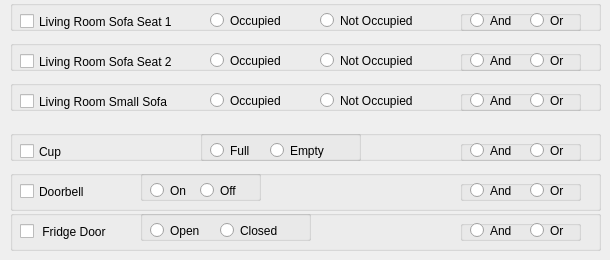
     <widget class="QWidget" name="tab_9">
      <attribute name="title">
       <string>ZUYD Sensors</string>
      </attribute>
      <widget class="QGroupBox" name="groupBox_4">
       <property name="geometry">
        <rect>
         <x>10</x>
         <y>0</y>
         <width>591</width>
         <height>31</height>
        </rect>
       </property>
       <property name="title">
        <string/>
       </property>
       <widget class="QRadioButton" name="HUYTLRS1OccupiedRadioButton">
        <property name="geometry">
         <rect>
          <x>200</x>
          <y>10</y>
          <width>99</width>
          <height>21</height>
         </rect>
        </property>
        <property name="text">
         <string>Occupied </string>
        </property>
       </widget>
       <widget class="QRadioButton" name="HUYTLRS1NotOccupiedRadioButton">
        <property name="geometry">
         <rect>
          <x>310</x>
          <y>10</y>
          <width>131</width>
          <height>21</height>
         </rect>
        </property>
        <property name="text">
         <string>Not Occupied </string>
        </property>
       </widget>
       <widget class="QCheckBox" name="HUYTlivingSofa1CheckBox">
        <property name="geometry">
         <rect>
          <x>10</x>
          <y>10</y>
          <width>191</width>
          <height>23</height>
         </rect>
        </property>
        <property name="text">
         <string>Living Room Sofa Seat 1</string>
        </property>
       </widget>
       <widget class="QGroupBox" name="groupBox_11">
        <property name="geometry">
         <rect>
          <x>450</x>
          <y>10</y>
          <width>121</width>
          <height>21</height>
         </rect>
        </property>
        <property name="title">
         <string/>
        </property>
        <widget class="QRadioButton" name="HUYTLRS1ANDRadioButton">
         <property name="geometry">
          <rect>
           <x>10</x>
           <y>0</y>
           <width>61</width>
           <height>21</height>
          </rect>
         </property>
         <property name="text">
          <string>And</string>
         </property>
        </widget>
        <widget class="QRadioButton" name="HUYTLRS1ORRadioButton">
         <property name="geometry">
          <rect>
           <x>70</x>
           <y>0</y>
           <width>61</width>
           <height>21</height>
          </rect>
         </property>
         <property name="text">
          <string>Or</string>
         </property>
        </widget>
       </widget>
      </widget>
      <widget class="QGroupBox" name="groupBox_94">
       <property name="geometry">
        <rect>
         <x>10</x>
         <y>130</y>
         <width>591</width>
         <height>31</height>
        </rect>
       </property>
       <property name="title">
        <string/>
       </property>
       <widget class="QCheckBox" name="cupLevelCheckBox">
        <property name="geometry">
         <rect>
          <x>10</x>
          <y>10</y>
          <width>121</width>
          <height>23</height>
         </rect>
        </property>
        <property name="text">
         <string>Cup</string>
        </property>
       </widget>
       <widget class="QGroupBox" name="groupBox_95">
        <property name="geometry">
         <rect>
          <x>450</x>
          <y>10</y>
          <width>121</width>
          <height>21</height>
         </rect>
        </property>
        <property name="title">
         <string/>
        </property>
        <widget class="QRadioButton" name="cupLevelANDRadioButton">
         <property name="geometry">
          <rect>
           <x>10</x>
           <y>0</y>
           <width>61</width>
           <height>21</height>
          </rect>
         </property>
         <property name="text">
          <string>And</string>
         </property>
        </widget>
        <widget class="QRadioButton" name="cupLevelORRadioButton">
         <property name="geometry">
          <rect>
           <x>70</x>
           <y>0</y>
           <width>61</width>
           <height>21</height>
          </rect>
         </property>
         <property name="text">
          <string>Or</string>
         </property>
        </widget>
       </widget>
       <widget class="QGroupBox" name="groupBox_103">
        <property name="geometry">
         <rect>
          <x>190</x>
          <y>0</y>
          <width>161</width>
          <height>31</height>
         </rect>
        </property>
        <property name="title">
         <string/>
        </property>
        <widget class="QRadioButton" name="HUYTCupFullRadioButton">
         <property name="geometry">
          <rect>
           <x>10</x>
           <y>10</y>
           <width>61</width>
           <height>21</height>
          </rect>
         </property>
         <property name="text">
          <string>Full</string>
         </property>
        </widget>
        <widget class="QRadioButton" name="HUYTCupEmptyRadioButton">
         <property name="geometry">
          <rect>
           <x>70</x>
           <y>10</y>
           <width>81</width>
           <height>21</height>
          </rect>
         </property>
         <property name="text">
          <string>Empty</string>
         </property>
        </widget>
       </widget>
      </widget>
      <widget class="QGroupBox" name="groupBox_96">
       <property name="geometry">
        <rect>
         <x>10</x>
         <y>170</y>
         <width>591</width>
         <height>41</height>
        </rect>
       </property>
       <property name="title">
        <string/>
       </property>
       <widget class="QCheckBox" name="ZUYDDoorbellCheckBox">
        <property name="geometry">
         <rect>
          <x>10</x>
          <y>10</y>
          <width>121</width>
          <height>23</height>
         </rect>
        </property>
        <property name="text">
         <string>Doorbell</string>
        </property>
       </widget>
       <widget class="QGroupBox" name="groupBox_97">
        <property name="geometry">
         <rect>
          <x>450</x>
          <y>10</y>
          <width>121</width>
          <height>21</height>
         </rect>
        </property>
        <property name="title">
         <string/>
        </property>
        <widget class="QRadioButton" name="ZUYDDoorbellANDRadioButton">
         <property name="geometry">
          <rect>
           <x>10</x>
           <y>0</y>
           <width>61</width>
           <height>21</height>
          </rect>
         </property>
         <property name="text">
          <string>And</string>
         </property>
        </widget>
        <widget class="QRadioButton" name="ZUYDDoorbellORRadioButton">
         <property name="geometry">
          <rect>
           <x>70</x>
           <y>0</y>
           <width>61</width>
           <height>21</height>
          </rect>
         </property>
         <property name="text">
          <string>Or</string>
         </property>
        </widget>
       </widget>
       <widget class="QGroupBox" name="groupBox_5">
        <property name="geometry">
         <rect>
          <x>130</x>
          <y>0</y>
          <width>121</width>
          <height>31</height>
         </rect>
        </property>
        <property name="title">
         <string/>
        </property>
        <widget class="QRadioButton" name="ZUYDDoorbellOnRadioButton">
         <property name="geometry">
          <rect>
           <x>10</x>
           <y>10</y>
           <width>61</width>
           <height>21</height>
          </rect>
         </property>
         <property name="text">
          <string>On</string>
         </property>
        </widget>
        <widget class="QRadioButton" name="ZUYDDoorbellOffRadioButton">
         <property name="geometry">
          <rect>
           <x>60</x>
           <y>10</y>
           <width>61</width>
           <height>21</height>
          </rect>
         </property>
         <property name="text">
          <string>Off</string>
         </property>
        </widget>
       </widget>
      </widget>
      <widget class="QGroupBox" name="groupBox_98">
       <property name="geometry">
        <rect>
         <x>10</x>
         <y>210</y>
         <width>591</width>
         <height>41</height>
        </rect>
       </property>
       <property name="title">
        <string/>
       </property>
       <widget class="QCheckBox" name="ZUYDFridgeCheckBox">
        <property name="geometry">
         <rect>
          <x>10</x>
          <y>10</y>
          <width>121</width>
          <height>23</height>
         </rect>
        </property>
        <property name="text">
         <string> Fridge Door</string>
        </property>
       </widget>
       <widget class="QGroupBox" name="groupBox_99">
        <property name="geometry">
         <rect>
          <x>450</x>
          <y>10</y>
          <width>121</width>
          <height>21</height>
         </rect>
        </property>
        <property name="title">
         <string/>
        </property>
        <widget class="QRadioButton" name="ZUYDFridgeANDRadioButton">
         <property name="geometry">
          <rect>
           <x>10</x>
           <y>0</y>
           <width>61</width>
           <height>21</height>
          </rect>
         </property>
         <property name="text">
          <string>And</string>
         </property>
        </widget>
        <widget class="QRadioButton" name="ZUYDFridgeORRadioButton">
         <property name="geometry">
          <rect>
           <x>70</x>
           <y>0</y>
           <width>61</width>
           <height>21</height>
          </rect>
         </property>
         <property name="text">
          <string>Or</string>
         </property>
        </widget>
       </widget>
       <widget class="QGroupBox" name="groupBox_12">
        <property name="geometry">
         <rect>
          <x>130</x>
          <y>0</y>
          <width>171</width>
          <height>31</height>
         </rect>
        </property>
        <property name="title">
         <string/>
        </property>
        <widget class="QRadioButton" name="ZUYDFridgeOnRadioButton">
         <property name="geometry">
          <rect>
           <x>10</x>
           <y>10</y>
           <width>61</width>
           <height>21</height>
          </rect>
         </property>
         <property name="text">
          <string>Open</string>
         </property>
        </widget>
        <widget class="QRadioButton" name="ZUYDFridgeOffRadioButton">
         <property name="geometry">
          <rect>
           <x>80</x>
           <y>10</y>
           <width>71</width>
           <height>21</height>
          </rect>
         </property>
         <property name="text">
          <string>Closed</string>
         </property>
        </widget>
       </widget>
      </widget>
      <widget class="QGroupBox" name="groupBox_21">
       <property name="geometry">
        <rect>
         <x>10</x>
         <y>40</y>
         <width>591</width>
         <height>31</height>
        </rect>
       </property>
       <property name="title">
        <string/>
       </property>
       <widget class="QRadioButton" name="HUYTLRS2OccupiedRadioButton">
        <property name="geometry">
         <rect>
          <x>200</x>
          <y>10</y>
          <width>99</width>
          <height>21</height>
         </rect>
        </property>
        <property name="text">
         <string>Occupied </string>
        </property>
       </widget>
       <widget class="QRadioButton" name="HUYTLRS2NotOccupiedRadioButton">
        <property name="geometry">
         <rect>
          <x>310</x>
          <y>10</y>
          <width>131</width>
          <height>21</height>
         </rect>
        </property>
        <property name="text">
         <string>Not Occupied </string>
        </property>
       </widget>
       <widget class="QCheckBox" name="HUYTlivingSofa2CheckBox">
        <property name="geometry">
         <rect>
          <x>10</x>
          <y>10</y>
          <width>191</width>
          <height>23</height>
         </rect>
        </property>
        <property name="text">
         <string>Living Room Sofa Seat 2</string>
        </property>
       </widget>
       <widget class="QGroupBox" name="groupBox_100">
        <property name="geometry">
         <rect>
          <x>450</x>
          <y>10</y>
          <width>121</width>
          <height>21</height>
         </rect>
        </property>
        <property name="title">
         <string/>
        </property>
        <widget class="QRadioButton" name="HUYTLRS2ANDRadioButton">
         <property name="geometry">
          <rect>
           <x>10</x>
           <y>0</y>
           <width>61</width>
           <height>21</height>
          </rect>
         </property>
         <property name="text">
          <string>And</string>
         </property>
        </widget>
        <widget class="QRadioButton" name="HUYTLRS2ORRadioButton">
         <property name="geometry">
          <rect>
           <x>70</x>
           <y>0</y>
           <width>61</width>
           <height>21</height>
          </rect>
         </property>
         <property name="text">
          <string>Or</string>
         </property>
        </widget>
       </widget>
      </widget>
      <widget class="QGroupBox" name="groupBox_101">
       <property name="geometry">
        <rect>
         <x>10</x>
         <y>80</y>
         <width>591</width>
         <height>31</height>
        </rect>
       </property>
       <property name="title">
        <string/>
       </property>
       <widget class="QRadioButton" name="HUYTLRS3OccupiedRadioButton">
        <property name="geometry">
         <rect>
          <x>200</x>
          <y>10</y>
          <width>99</width>
          <height>21</height>
         </rect>
        </property>
        <property name="text">
         <string>Occupied </string>
        </property>
       </widget>
       <widget class="QRadioButton" name="HUYTLRS3NotOccupiedRadioButton">
        <property name="geometry">
         <rect>
          <x>310</x>
          <y>10</y>
          <width>131</width>
          <height>21</height>
         </rect>
        </property>
        <property name="text">
         <string>Not Occupied </string>
        </property>
       </widget>
       <widget class="QCheckBox" name="HUYTlivingSofa3CheckBox">
        <property name="geometry">
         <rect>
          <x>10</x>
          <y>10</y>
          <width>191</width>
          <height>23</height>
         </rect>
        </property>
        <property name="text">
         <string>Living Room Small Sofa</string>
        </property>
       </widget>
       <widget class="QGroupBox" name="groupBox_102">
        <property name="geometry">
         <rect>
          <x>450</x>
          <y>10</y>
          <width>121</width>
          <height>21</height>
         </rect>
        </property>
        <property name="title">
         <string/>
        </property>
        <widget class="QRadioButton" name="HUYTLRS3ANDRadioButton">
         <property name="geometry">
          <rect>
           <x>10</x>
           <y>0</y>
           <width>61</width>
           <height>21</height>
          </rect>
         </property>
         <property name="text">
          <string>And</string>
         </property>
        </widget>
        <widget class="QRadioButton" name="HUYTLRS3ORRadioButton">
         <property name="geometry">
          <rect>
           <x>70</x>
           <y>0</y>
           <width>61</width>
           <height>21</height>
          </rect>
         </property>
         <property name="text">
          <string>Or</string>
         </property>
        </widget>
       </widget>
      </widget>
     </widget>
